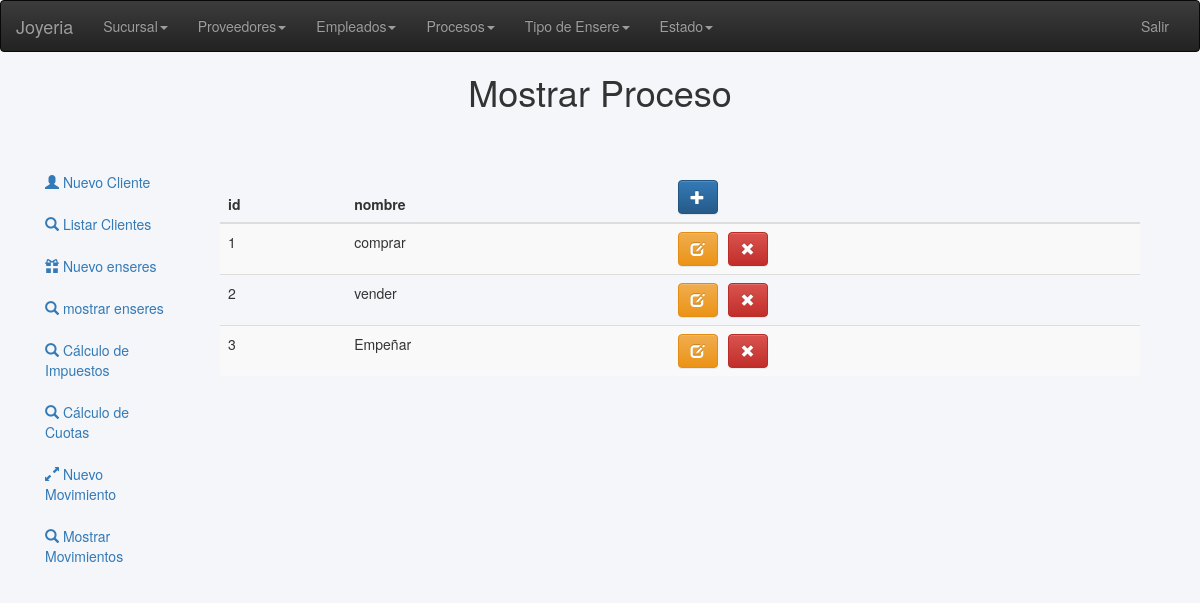
/views/proceso/mostrar.php (signed in), run on the app's committed database.
### tables this page shows
CREATE TABLE `proceso` (
  `id_proceso` int(11) NOT NULL,
  `nombre_proceso` varchar(20) DEFAULT NULL
);

### views/proceso/mostrar.php (the view, shortened to what this page needs)
<?php   require('../head.php') ?>
<body style="background: #f5f6fa;">
    <?php   require('../header.php') ?>
    <h1 style="margin: 0 auto; display: block; text-align: center;">Mostrar Proceso</h1>
    <section class="prueba container-fluid" style="margin-top: 50px; height: 335px;">
        <div class="row col-lg-12">
        <aside class="col-lg-2">
            <?php   require('../aside.php') ?>
        </aside>
            <div class="contenedor col-lg-10">
<table class="table table-striped" id="demo" style="margin-top: 10px;">
<thead>
<tr>
<th>id</th>
<th>nombre</th>
<th><a href="nuevo.php" class="btn btn-primary" title="Nuevo"><i class='glyphicon glyphicon-plus'></a></th>
</tr>
</thead>
<tbody>
<?php
$md = new Model();
			$cn = $md->getConexion();
			$sqlMostrar = "SELECT * FROM proceso";
			$res = mysqli_query($cn,$sqlMostrar);
            $i =1;
			while($row = mysqli_fetch_assoc($res)){
            echo "<tr><td>". $i++ . " </td><td> ";
            echo $row['nombre_proceso'] . "</td><td>";
            echo "<a href='modificar.php?id=".$row['id_proceso']."' class='btn btn-warning' title='Modificar' style='margin-right: 10px;'><i class='glyphicon glyphicon-edit'></i></a>";
            echo "<a href='../../controllerProceso.php?op=eliminar&id=".$row['id_proceso']."' class='btn btn-danger' title='Eliminar'>
            <i class='glyphicon glyphicon-remove'></i></a>";
            echo "</td></tr>\n";
        }
?>
</tbody>
</table>
</div>
</div>
    </section>

### data on the page
proceso: nombre_proceso "comprar"
proceso: nombre_proceso "vender"
proceso: nombre_proceso "Empeñar"
